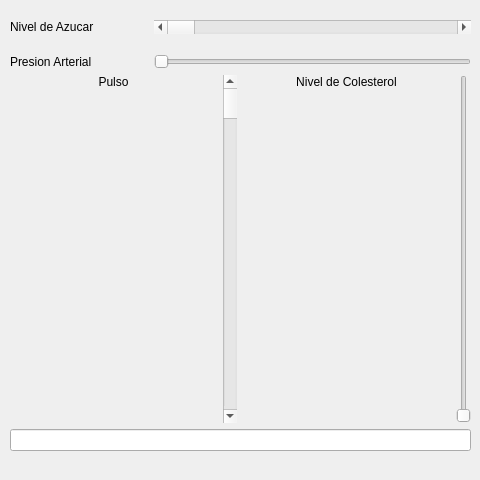
<?xml version="1.0" encoding="UTF-8"?>
<ui version="4.0">
 <class>Niveles</class>
 <widget class="QDialog" name="Niveles">
  <property name="geometry">
   <rect>
    <x>0</x>
    <y>0</y>
    <width>480</width>
    <height>480</height>
   </rect>
  </property>
  <property name="minimumSize">
   <size>
    <width>480</width>
    <height>480</height>
   </size>
  </property>
  <property name="maximumSize">
   <size>
    <width>480</width>
    <height>480</height>
   </size>
  </property>
  <property name="windowTitle">
   <string>Niveles</string>
  </property>
  <widget class="QWidget" name="verticalLayoutWidget">
   <property name="geometry">
    <rect>
     <x>0</x>
     <y>10</y>
     <width>481</width>
     <height>441</height>
    </rect>
   </property>
   <layout class="QVBoxLayout" name="ley_ver_principal">
    <property name="leftMargin">
     <number>10</number>
    </property>
    <property name="topMargin">
     <number>10</number>
    </property>
    <property name="rightMargin">
     <number>10</number>
    </property>
    <item>
     <layout class="QFormLayout" name="lay_frm_azucar_presion_arterial">
      <property name="horizontalSpacing">
       <number>60</number>
      </property>
      <property name="verticalSpacing">
       <number>20</number>
      </property>
      <item row="0" column="0">
       <widget class="QLabel" name="lbl_nivel_azucar">
        <property name="text">
         <string>Nivel de Azucar</string>
        </property>
       </widget>
      </item>
      <item row="0" column="1">
       <widget class="QScrollBar" name="hsb_nivel_azucar">
        <property name="orientation">
         <enum>Qt::Horizontal</enum>
        </property>
       </widget>
      </item>
      <item row="1" column="0">
       <widget class="QLabel" name="lbl_presion_arterial">
        <property name="text">
         <string>Presion Arterial</string>
        </property>
       </widget>
      </item>
      <item row="1" column="1">
       <widget class="QSlider" name="hsd_presion_arterial">
        <property name="orientation">
         <enum>Qt::Horizontal</enum>
        </property>
       </widget>
      </item>
     </layout>
    </item>
    <item>
     <layout class="QHBoxLayout" name="lay_hor_pulso_nivel_colesterol">
      <item>
       <widget class="QLabel" name="lbl_pulso">
        <property name="text">
         <string>Pulso</string>
        </property>
        <property name="alignment">
         <set>Qt::AlignHCenter|Qt::AlignTop</set>
        </property>
       </widget>
      </item>
      <item>
       <widget class="QScrollBar" name="vsb_pulso">
        <property name="orientation">
         <enum>Qt::Vertical</enum>
        </property>
       </widget>
      </item>
      <item>
       <widget class="QLabel" name="lbl_nivel_colesterol">
        <property name="text">
         <string>Nivel de Colesterol</string>
        </property>
        <property name="alignment">
         <set>Qt::AlignHCenter|Qt::AlignTop</set>
        </property>
       </widget>
      </item>
      <item>
       <widget class="QSlider" name="vsd_nivel_colesterol">
        <property name="orientation">
         <enum>Qt::Vertical</enum>
        </property>
       </widget>
      </item>
     </layout>
    </item>
    <item>
     <widget class="QLineEdit" name="txt_resultado">
      <property name="readOnly">
       <bool>true</bool>
      </property>
     </widget>
    </item>
   </layout>
  </widget>
 </widget>
 <resources/>
 <connections/>
</ui>
